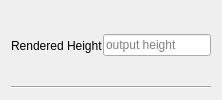
                <widget class="QWidget" name="widget2_rH" native="true">
                 <property name="sizePolicy">
                  <sizepolicy hsizetype="Preferred" vsizetype="Maximum">
                   <horstretch>0</horstretch>
                   <verstretch>0</verstretch>
                  </sizepolicy>
                 </property>
                 <property name="toolTip">
                  <string>&lt;html&gt;&lt;head/&gt;&lt;body&gt;&lt;p&gt;Height (measured in pixels) that the game will render at.</string>
                 </property>
                 <layout class="QVBoxLayout" name="verticalLayout_4">
                  <item>
                   <widget class="QWidget" name="widget_11" native="true">
                    <property name="sizePolicy">
                     <sizepolicy hsizetype="Preferred" vsizetype="Minimum">
                      <horstretch>0</horstretch>
                      <verstretch>0</verstretch>
                     </sizepolicy>
                    </property>
                    <layout class="QHBoxLayout" name="horizontalLayout_5" stretch="0,0,0">
                     <property name="spacing">
                      <number>0</number>
                     </property>
                     <property name="leftMargin">
                      <number>0</number>
                     </property>
                     <property name="topMargin">
                      <number>0</number>
                     </property>
                     <property name="rightMargin">
                      <number>0</number>
                     </property>
                     <property name="bottomMargin">
                      <number>0</number>
                     </property>
                     <item>
                      <widget class="QLabel" name="label_3">
                       <property name="text">
                        <string>Rendered Height</string>
                       </property>
                      </widget>
                     </item>
                     <item>
                      <spacer name="horizontalSpacer_4">
                       <property name="orientation">
                        <enum>Qt::Orientation::Horizontal</enum>
                       </property>
                       <property name="sizeHint" stdset="0">
                        <size>
                         <width>0</width>
                         <height>20</height>
                        </size>
                       </property>
                      </spacer>
                     </item>
                     <item>
                      <widget class="QLineEdit" name="lineEdit_rHeight">
                       <property name="sizePolicy">
                        <sizepolicy hsizetype="Fixed" vsizetype="Fixed">
                         <horstretch>0</horstretch>
                         <verstretch>0</verstretch>
                        </sizepolicy>
                       </property>
                       <property name="maxLength">
                        <number>4</number>
                       </property>
                       <property name="placeholderText">
                        <string>output height</string>
                       </property>
                      </widget>
                     </item>
                    </layout>
                   </widget>
                  </item>
                  <item>
                   <widget class="Line" name="line_4">
                    <property name="orientation">
                     <enum>Qt::Orientation::Horizontal</enum>
                    </property>
                   </widget>
                  </item>
                 </layout>
                </widget>
